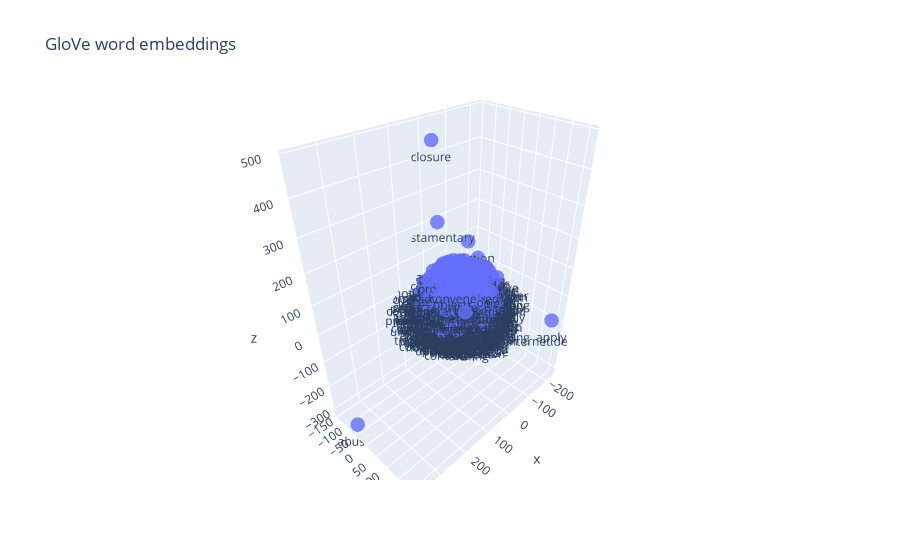

The notebook cell this image was saved under:
### Code cell
x, y, z = get_coordinates(model, unique_tokens)

plot = [go.Scatter3d(x = x,
                    y = y,
                    z = z,
                    mode = 'markers+text',
                    text = unique_tokens,
                    textposition='bottom center',
                    hoverinfo = 'text',
                    marker=dict(size=5,opacity=0.8))]

layout = go.Layout(title='GloVe word embeddings')
fig = go.Figure(data=plot, layout=layout)
plt.iplot(fig)

### Figure 1 — Plotly figure (JSON) as saved in the notebook; plotly's stock layout.template omitted (floating-point values rounded to 4 significant figures; data arrays with more than 128 entries replaced by an {"elided": "..."} marker saying what was removed)
{"data": [{"hoverinfo": "text", "marker": {"opacity": 0.8, "size": 5}, "mode": "markers+text", "text": {"elided": "826 str values"}, "textposition": "bottom center", "type": "scatter3d", "x": {"elided": "815 float values"}, "y": {"elided": "815 float values"}, "z": {"elided": "815 float values"}}], "layout": {"title": {"text": "GloVe word embeddings"}}}
